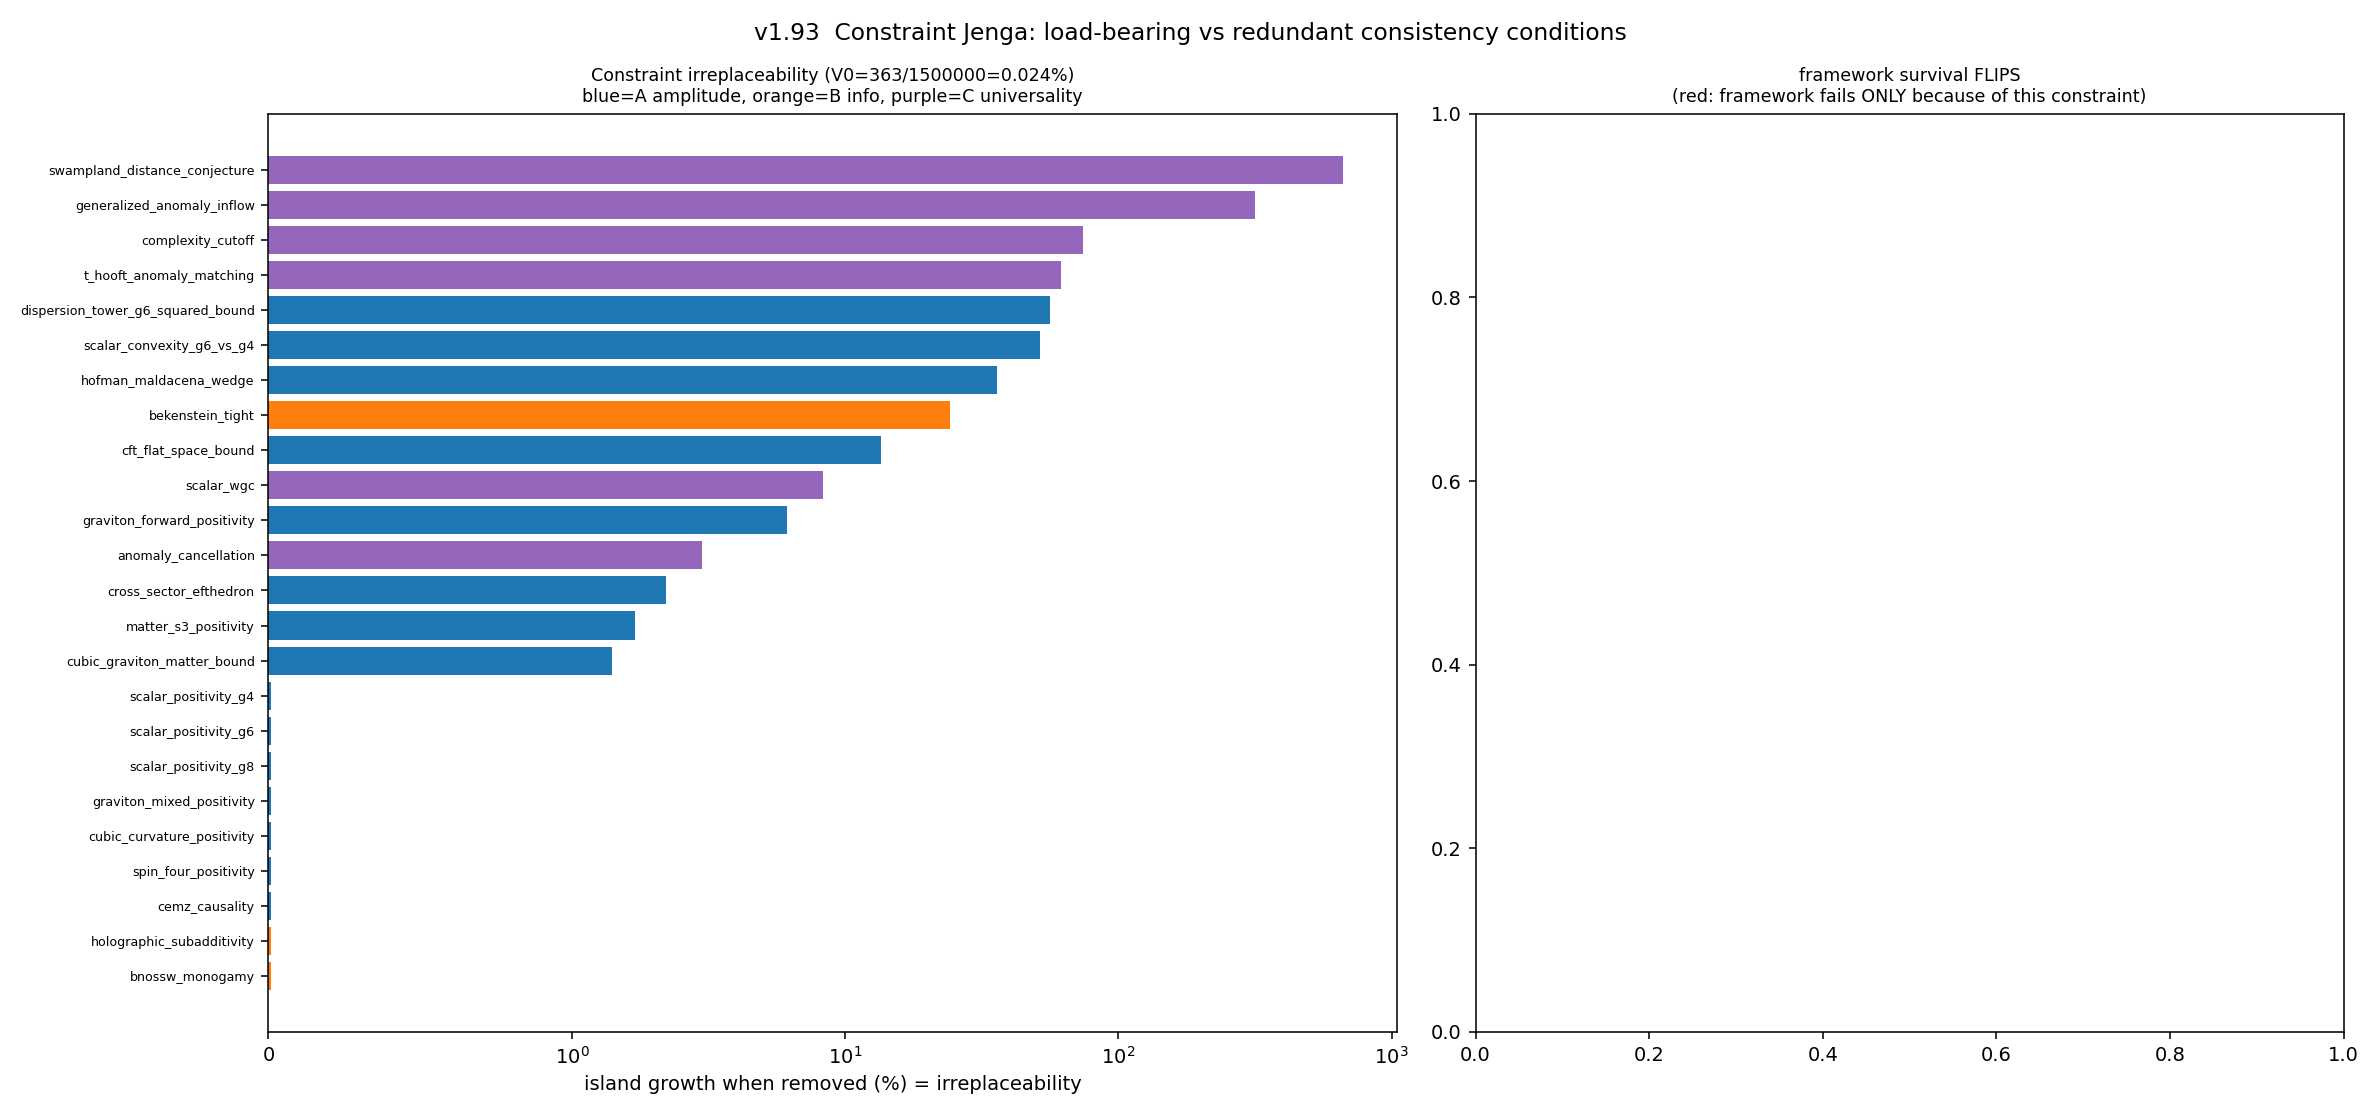

This chart was generated by the following Python code:
"""v1.93 - Constraint Jenga: which consistency conditions are load-bearing, and
which are redundant?

We pull out each of the 37 theoretical constraints one at a time and measure how much
the consistent island GROWS -- the growth is the constraint's *irreplaceability*. A
constraint whose removal grows the island a lot is load-bearing; one whose removal
changes nothing is redundant (implied by the others). We also track which FRAMEWORKS
flip survival when each constraint is removed -- i.e. which single constraint, if it
turned out WRONG, would most change the verdict on which quantum gravity survives.

Efficiency: sample once, cache each point's per-constraint satisfied-bitmask (uint64);
then 'island volume without constraint c' = count of samples whose bitmask has all bits
set except possibly c = ((bits | (1<<c)) == full_mask).any-count -- an instant bitwise op.

HONEST: redundancy is basis/encoding-dependent -- a constraint redundant in this toy
basis may bite in a fuller one (cf the a-theorem, v1.70). The robust content is the
RANKING of load-bearing vs redundant.

Run on Vulcan (16 cores):  python experiments/constraint_jenga.py [N]
"""
import json
import os
import sys

import numpy as np
import matplotlib
matplotlib.use("Agg")
import matplotlib.pyplot as plt

sys.path.insert(0, "src")
sys.path.insert(0, "experiments")

from stack import build_stack
from itb.predict import FRAMEWORKS
from itb.constraints.base import ConstraintClass
from itb.theory import Theory

COEFFS = ["g_4", "g_6", "g_8", "g_R2", "g_R3", "g_C", "g_R2_parity", "g_R3_parity"]
LO = np.array([0.05, 0.05, 0.05, 0.01, 0.0, 0.02, 0.0, -0.05])
HI = np.array([0.60, 0.60, 0.70, 0.45, 0.40, 0.60, 0.15, 0.05])

_STACK = build_stack(bnossw_mean="geometric", rfc_form="convex_hull")
_NAMES = [c.name for c in _STACK]
_NC = len(_STACK)
_FULL = (np.uint64(1) << np.uint64(_NC)) - np.uint64(1)
_CLASS = {ConstraintClass.A_AMPLITUDE: "A", ConstraintClass.B_INFORMATION: "B",
          ConstraintClass.C_UNIVERSALITY: "C"}


def _theory(x):
    return Theory(coefficients={k: float(v) for k, v in zip(COEFFS, x)})


def _bits_of(th):
    b = np.uint64(0)
    for j, c in enumerate(_STACK):
        if c.evaluate(th).satisfied:
            b |= np.uint64(1) << np.uint64(j)
    return b


def _chunk(arg):
    seed, n = arg
    rng = np.random.default_rng(seed)
    X = LO + (HI - LO) * rng.random((n, len(COEFFS)))
    out = np.zeros(n, dtype=np.uint64)
    for i in range(n):
        out[i] = _bits_of(_theory(X[i]))
    return out


def main():
    N = int(sys.argv[1]) if len(sys.argv) > 1 else 1_500_000
    ncpu = max(1, (os.cpu_count() or 4) - 1)
    chunks = ncpu * 4
    per = N // chunks
    from multiprocessing import Pool
    with Pool(ncpu) as pool:
        res = pool.map(_chunk, [(400 + k, per) for k in range(chunks)])
    bits = np.concatenate(res)
    total = bits.shape[0]

    V0 = int((bits == _FULL).sum())            # full island count
    # volume without each constraint c
    rows = []
    for j in range(_NC):
        maskj = np.uint64(1) << np.uint64(j)
        Vj = int(((bits | maskj) == _FULL).sum())
        growth = (Vj / V0 - 1.0) if V0 else float("inf")
        rows.append({"constraint": _NAMES[j], "class": _CLASS[_STACK[j].constraint_class],
                     "island_growth_pct": round(100 * growth, 1),
                     "redundant": growth < 0.01})
    rows.sort(key=lambda r: -r["island_growth_pct"])

    load_bearing = [r["constraint"] for r in rows[:6]]
    redundant = [r["constraint"] for r in rows if r["redundant"]]

    # framework survival flips: for each constraint, which frameworks PASS without it
    # but FAIL with it (constraint is a binding reason for that framework's failure)
    fw_bits = {}
    for name, fw in FRAMEWORKS.items():
        fw_bits[name] = _bits_of(fw.encode())
    flips = {}   # constraint -> [frameworks it flips]
    for j in range(_NC):
        maskj = np.uint64(1) << np.uint64(j)
        flipped = []
        for name, fb in fw_bits.items():
            survives_full = (fb == _FULL)
            survives_without = ((fb | maskj) == _FULL)
            if survives_without and not survives_full:
                flipped.append(name)
        if flipped:
            flips[_NAMES[j]] = flipped
    # which single constraint flips the most frameworks
    most_decisive = sorted(flips.items(), key=lambda kv: -len(kv[1]))[:5]

    # ---- figure: irreplaceability bars + flip matrix ----
    fig, (ax1, ax2) = plt.subplots(1, 2, figsize=(17, 8),
                                   gridspec_kw={"width_ratios": [1.3, 1]})
    cls_color = {"A": "#1f77b4", "B": "#ff7f0e", "C": "#9467bd"}
    top = rows[:24]
    ax1.barh([r["constraint"] for r in top][::-1],
             [max(r["island_growth_pct"], 0.01) for r in top][::-1],
             color=[cls_color[r["class"]] for r in top][::-1])
    ax1.set_xscale("symlog", linthresh=1)
    ax1.set_xlabel("island growth when removed (%) = irreplaceability")
    ax1.tick_params(axis="y", labelsize=6.5)
    ax1.set_title(f"Constraint irreplaceability (V0={V0}/{total}={100*V0/total:.3f}%)\n"
                  "blue=A amplitude, orange=B info, purple=C universality", fontsize=9)
    # flip matrix
    fw_names = list(FRAMEWORKS)
    flip_con = [c for c in _NAMES if c in flips]
    M = np.zeros((len(flip_con), len(fw_names)))
    for ci, c in enumerate(flip_con):
        for fi, f in enumerate(fw_names):
            if f in flips.get(c, []):
                M[ci, fi] = 1
    if flip_con:
        ax2.imshow(M, aspect="auto", cmap="Reds")
        ax2.set_xticks(range(len(fw_names)))
        ax2.set_xticklabels(fw_names, rotation=90, fontsize=6)
        ax2.set_yticks(range(len(flip_con)))
        ax2.set_yticklabels(flip_con, fontsize=6)
    ax2.set_title("framework survival FLIPS\n(red: framework fails ONLY because of this constraint)",
                  fontsize=9)
    fig.suptitle("v1.93  Constraint Jenga: load-bearing vs redundant consistency conditions",
                 fontsize=12)
    fig.tight_layout()
    png = "/tmp/constraint_jenga.png"
    fig.savefig(png, dpi=140)

    summary = {
        "samples": total, "island_V0": V0, "island_fraction": round(V0 / total, 5),
        "most_load_bearing": [(r["constraint"], r["island_growth_pct"]) for r in rows[:8]],
        "redundant_in_this_basis": redundant,
        "n_redundant": len(redundant),
        "most_decisive_for_frameworks": [{"constraint": k, "flips_frameworks": v}
                                         for k, v in most_decisive],
        "interpretation": "The load-bearing constraints (largest island growth on removal) "
            "do the real exclusion work; the redundant ones are implied by the others in "
            "this toy basis. The single constraint that flips the most framework verdicts is "
            "the one whose correctness most matters for 'which quantum gravity survives'.",
        "honest": "redundancy is basis/encoding-dependent (a redundant constraint here may "
                  "bite in a fuller basis, cf the a-theorem v1.70); robust content is the ranking.",
        "all_constraints": rows,
        "png": png,
    }
    print(json.dumps(summary, indent=2))


if __name__ == "__main__":
    main()
